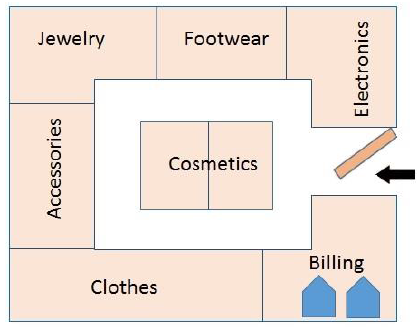
#> input picture Backend/Blueprints/i3.jpg, 419 x 334 px
$ jupyter execute processImage.ipynb
#> lines starting #> are read from the running program, lines starting #| are printed output that depends on the picture; after the words box and inside, x2 and y2 are one past the last pixel; in counts of white or black regions, pixels touching at a corner belong together
#> further down, image is the input picture: shape (334, 419, 3); mean B, G, R 221.3, 228.5, 239.4
[cell 1]
import cv2 as cv
import numpy as np
import matplotlib.path as mplpath

[cell 2]
def getCannyEdge(image):
    gray = cv.cvtColor(image, cv.COLOR_BGR2GRAY)
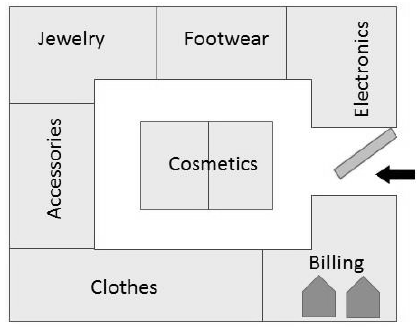
#> gray: shape (334, 419); min 0, max 255, mean 231
    # cv.imwrite('./Outputs/gray.png',gray)
    # gray = cv.GaussianBlur(gray,(5,5),0)
    filter = np.array([[-1, -1, -1], [-1, 9, -1], [-1, -1, -1]])
    filtered=cv.filter2D(gray,-1,filter)
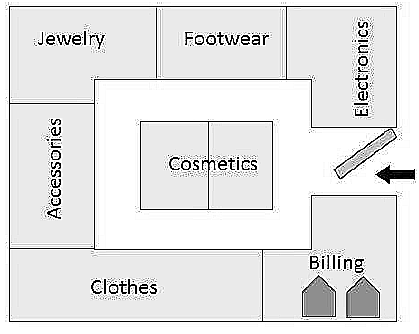
#> filtered: shape (334, 419); min 0, max 255, mean 229
    # cv.imwrite('./Outputs/filtered.png',filtered)

    thresh = cv.threshold(filtered, 128, 255, cv.THRESH_BINARY | cv.THRESH_OTSU)[1]
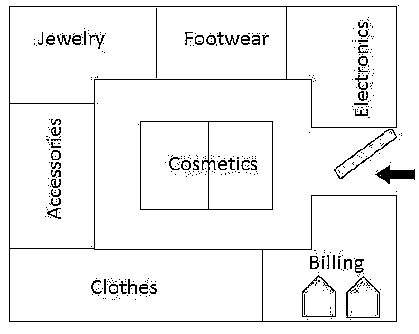
#> thresh: shape (334, 419); 95.1% white; black in thin lines or dots
    # cv.imwrite('./Outputs/thresh.png',thresh)

    Canny = np.zeros(thresh.shape, dtype=np.uint8)
    contours, hierarchy  = cv.findContours(thresh, cv.RETR_TREE, cv.CHAIN_APPROX_SIMPLE)
#> contours = 493 contours, 402 with area under 20; largest, box (x1, y1, x2, y2) and area: (0, 0, 419, 334) 139194, (8, 5, 398, 323) 81447, (10, 7, 286, 103) 21518, (10, 249, 262, 321) 17654, (263, 196, 396, 321) 13722
    i = 0
    for c in contours:
        perimeter = cv.arcLength(c, True)
        storeArea = cv.approxPolyDP(c, 0.02 * perimeter, True)
        if(4 <= len(storeArea) <=6):
            [Next, Previous, First_Child, Parent] = hierarchy[0][i]
            if(First_Child != -1 and Parent != -1):
                cv.drawContours(Canny, [c], -1, (255,255,255), 2)
        i += 1
#> this loop made 493 passes
#> (perimeter, storeArea, Next, Previous, First_Child, Parent) on passes 1, 2, 3, 5, 7, 8, 10, 11, 15: (1502, [[0, 0], [0, 333], [418, 333], [418, 0]], -1, -1, 1, -1), (5.66, [[395, 191], [396, 190], [397, 191], [396, 192]], 2, -1, -1, 0), (5.66, [[341, 173], [342, 172], [343, 173], [342, 174]], 3, 1, -1, 0), (5.66, [[375, 171], [376, 170], [377, 171], [376, 172]], 5, 3, -1, 0), (5.66, [[376, 170], [377, 169], [378, 170], [377, 171]], 7, 5, -1, 0), (5.66, [[337, 170], [338, 169], [339, 170], [338, 171]], 8, 6, -1, 0), (5.66, [[343, 167], [344, 166], [345, 167], [344, 168]], 10, 8, -1, 0), (5.66, [[342, 166], [343, 165], [344, 166], [343, 167]], 11, 9, -1, 0), (5.66, [[352, 164], [353, 163], [354, 164], [353, 165]], 15, 13, -1, 0)
#> (perimeter, Next, Previous, First_Child, Parent) on passes 4, 6, 14, 21, 26, 31: (7.66, 4, 2, -1, 0), (7.66, 6, 4, -1, 0), (66.91, 14, 11, -1, 0), (28.63, 21, 19, -1, 0), (13.31, 26, 24, -1, 0), (43.94, 31, 29, -1, 0)
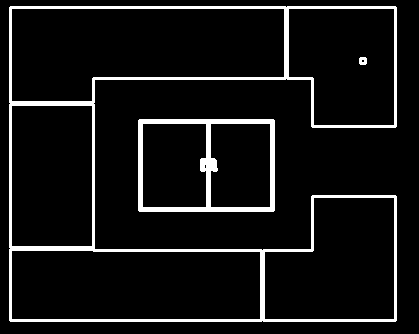
#> Canny: shape (334, 419); 7.8% white; 3 white regions, box (x1, y1, x2, y2) and area: (9, 6, 397, 322) 8068, (138, 119, 275, 212) 2771, (359, 57, 367, 65) 56
#> after the loop, i = 493
    Canny = cv.bitwise_not(Canny)
#> Canny: shape (334, 419); 92.2% white; 3 black regions

    return Canny

[cell 3]
def getStoreBoundries(img):
    res_img = np.zeros((img.shape[0], img.shape[1]), dtype=np.uint8)
    # Rcontours, hierarchy  = cv.findContours(img, cv.RETR_EXTERNAL, cv.CHAIN_APPROX_SIMPLE)
    contours, hierarchy  = cv.findContours(img, cv.RETR_TREE, cv.CHAIN_APPROX_SIMPLE)
#> contours = 13 contours, 2 with area under 20; largest, box (x1, y1, x2, y2) and area: (0, 0, 419, 334) 139194, (8, 5, 398, 323) 81428, (12, 9, 284, 101) 20055, (12, 251, 260, 319) 16382, (137, 118, 276, 213) 12964

    for c in contours:
        if(4 <= len(c) <= 8):
            perimeter = cv.arcLength(c, True)
            storeArea = cv.approxPolyDP(c, 0.02 * perimeter, True)
            if(4 <= len(storeArea) <= 6 ):
                cv.drawContours(res_img, [c], -1, (255,255,255), 2)
#> this loop made 13 passes
#> (perimeter, storeArea) on passes 1, 2, 7, 9, 12: (1502, [[0, 0], [0, 333], [418, 333], [418, 0]]), (459.3, [[137, 120], [273, 118], [275, 210], [139, 212]]), (627.4, [[12, 251], [12, 318], [259, 318], [259, 252]]), (436, [[12, 106], [12, 245], [91, 245], [91, 106]]), (4, [[362, 60], [362, 61], [363, 61], [363, 60]])
#> perimeter on passes 8, 10, 11, 13: 494.8, 436.8, 31.31, 722.8
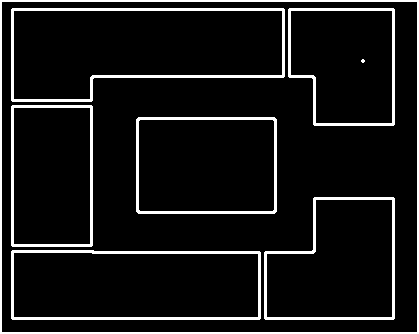
#> res_img: shape (334, 419); 9% white; 8 white regions (1 under 20 px), largest, box (x1, y1, x2, y2) and area: (0, 0, 419, 334) 2996, (11, 8, 285, 102) 2165, (11, 250, 261, 320) 1879
                # print(j,len(storeArea))
                # print(storeArea)
    res_img = cv.bitwise_not(res_img)
    return res_img

[cell 4]
def findstore(vertices,point):
    polygon = mplpath.Path(vertices)
    return polygon.contains_point(point)

[cell 5]
# image = cv.imread('./Blueprints/i1.png')
image = cv.imread('./Blueprints/i3.jpg')
CannyEdged = getCannyEdge(image)
cv.imwrite('./Outputs/CannyEdged.png',CannyEdged)
storeImage = getStoreBoundries(CannyEdged)
cv.imwrite('./Outputs/storeImage.png',storeImage)
#> Out = True

$ run again, with Backend/Blueprints/i1.png saved as Backend/Blueprints/i3.jpg
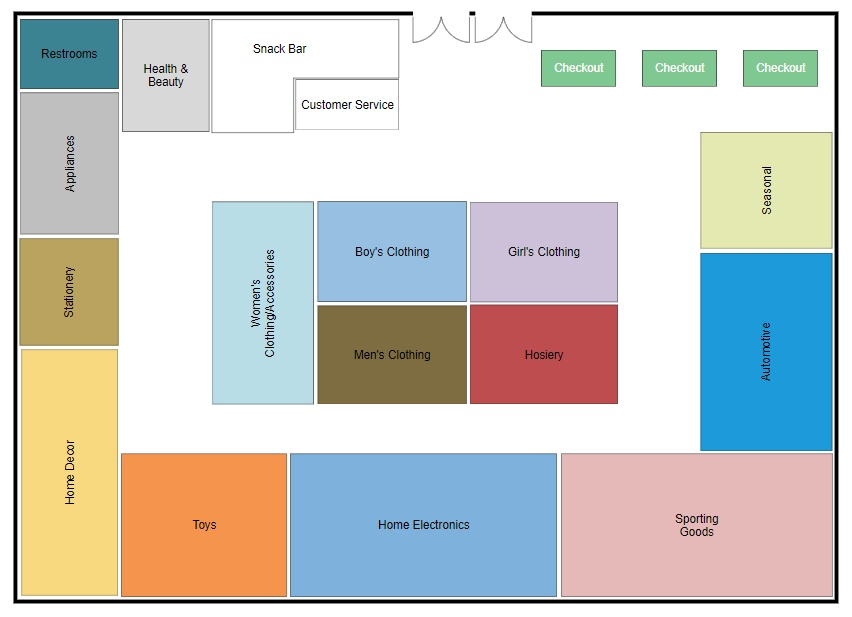
#> input picture Backend/Blueprints/i1.png, 852 x 617 px
#> image is the input picture: shape (617, 852, 3); mean B, G, R 199.8, 203.6, 202.5
#> in getCannyEdge, `thresh = cv.threshold(filtered, 128, 255, cv.THRESH_BINARY | cv.THRESH..`:
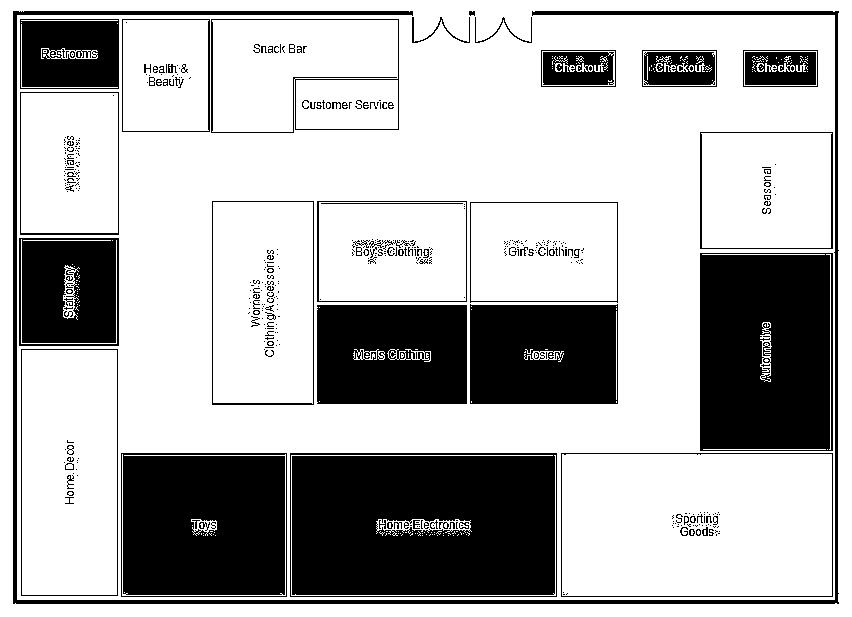
#> thresh: shape (617, 852); 70.1% white; 461 black regions (342 under 20 px)
#> in getCannyEdge, `contours, hierarchy  = cv.findContours(thresh, cv.RETR_TREE, cv.CHAIN_..`: contours = 1088 contours, 910 with area under 20; largest, box (x1, y1, x2, y2) and area: (0, 0, 852, 617) 524216, (560, 452, 834, 598) 39583, (289, 452, 558, 598) 38858, (562, 454, 832, 596) 37925, (699, 252, 834, 452) 26664
#> the loop in getCannyEdge, `for c in contours:` made 1088 passes
#> (perimeter, storeArea, Next, Previous, First_Child, Parent) on passes 1, 2, 3, 4, 6, 7: (2934, [[0, 0], [0, 616], [851, 616], [851, 0]], -1, -1, 1, -1), (833.7, [[560, 453], [832, 452], [833, 596], [561, 597]], 81, -1, 2, 0), (822.5, [[562, 454], [562, 595], [831, 595], [831, 454]], -1, -1, 3, 1), (5.66, [[565, 594], [566, 593], [567, 594], [566, 595]], 4, -1, -1, 2), (5.66, [[566, 593], [567, 592], [568, 593], [567, 594]], 6, 4, -1, 2), (5.66, [[562, 592], [563, 591], [564, 592], [563, 593]], 7, 5, -1, 2)
#> after the loop in getCannyEdge, `for c in contours:`: i = 1088
#> in getStoreBoundries, `contours, hierarchy  = cv.findContours(img, cv.RETR_TREE, cv.CHAIN_APP..`: contours = 29 contours; largest, box (x1, y1, x2, y2) and area: (0, 0, 852, 617) 524216, (16, 16, 836, 600) 221680, (209, 198, 621, 408) 85431, (291, 454, 556, 596) 37224, (564, 456, 830, 594) 36296
#> the loop in getStoreBoundries, `for c in contours:` made 29 passes
#> (perimeter, storeArea) on passes 1, 3, 4, 6, 7, 8, 9: (2934, [[0, 0], [0, 616], [851, 616], [851, 0]]), (482, [[471, 306], [471, 402], [616, 402], [616, 306]]), (484.8, [[319, 306], [319, 402], [465, 402], [465, 306]]), (468, [[473, 205], [473, 298], [614, 298], [614, 205]]), (472, [[321, 204], [321, 298], [463, 298], [463, 204]]), (582, [[215, 204], [215, 400], [310, 400], [310, 204]]), (309.3, [[294, 80], [397, 78], [399, 128], [296, 130]])
#> after the loop in getStoreBoundries, `for c in contours:`:
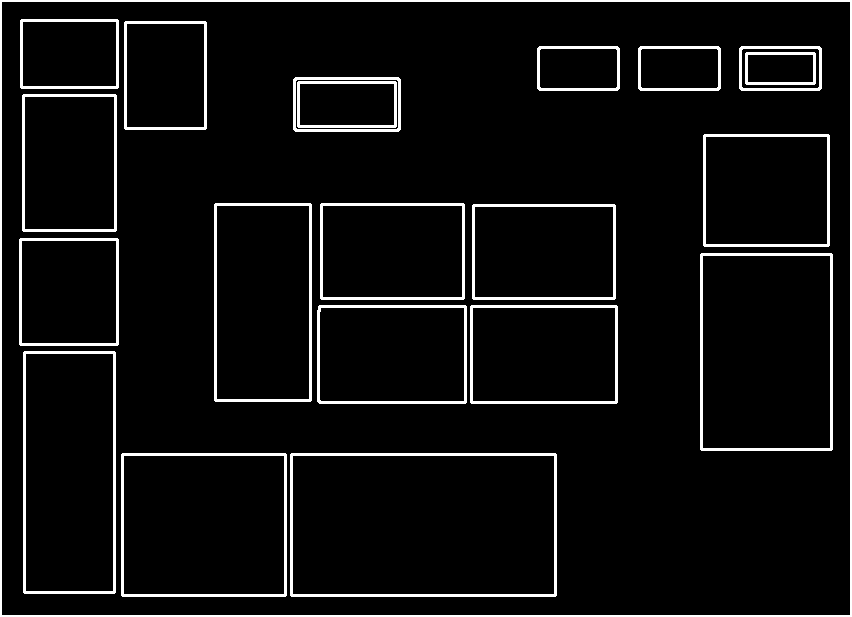
#> res_img: shape (617, 852); 6.1% white; 21 white regions, largest, box (x1, y1, x2, y2) and area: (0, 0, 852, 617) 5860, (290, 453, 557, 597) 2426, (23, 351, 116, 594) 1976
#> Out = True
